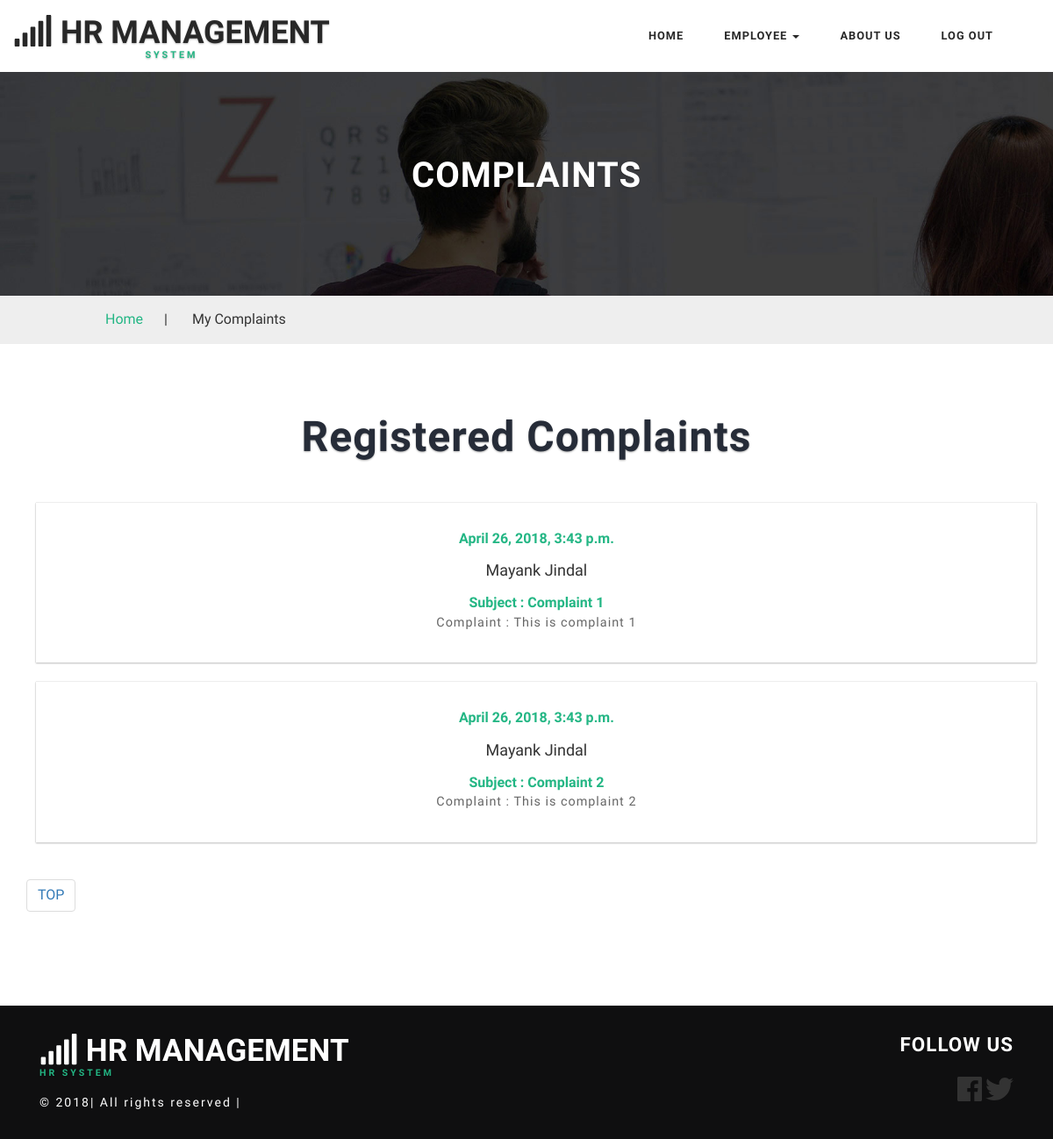
Screenshot of /HR/complaints/ (signed in) with the database file from the repository.
### HR/models.py (models this page shows, shortened)
class Complaints(models.Model):
    complaint = models.ForeignKey(User, on_delete=models.CASCADE)
    subject = models.TextField()
    date_time = models.DateTimeField()
    complaint_text = models.TextField()
    complainant = models.CharField(max_length=50)
    choice = (('0', 'Pending'), ('1', 'Resolved'))
    status = models.CharField(max_length=10, choices=choice)

### HR/views.py (the view)
def complaints(request):
    context = {}
    comp = []
    user = User.objects.get(username=request.user.username)
    if user.is_superuser:
        complaint = Complaints.objects.all()
        for i in complaint:
            comp.append(i)
    else:
        complaint = Complaints.objects.filter(complaint=user)
        for i in complaint:
            comp.append(i)
    context['complaints'] = comp
    return render(request, 'HR/complaints.html', context)

### HR/templates/HR/complaints.html (shortened to what this page needs)
<!DOCTYPE html>
<html>
{% load static %}
<head>
    <link href="{% static 'HR/bootstrap.css' %}" rel="stylesheet" type="text/css" media="all"/>
    <link href="{% static 'HR/style.css' %}" rel="stylesheet" type="text/css" media="all"/>
</head>
<body>
<div class="header" id="home">
    <div class="content white agile-info">
        <nav class="navbar navbar-default" role="navigation">
            <div class="container">
                <div class="navbar-header">
                    <a class="navbar-brand" href="{% url 'HR:home' %}">
                        <h1><span class="fa fa-signal" aria-hidden="true"></span> HR Management<label>System</label>
                        </h1>
                    </a>
                </div>
                <div class="collapse navbar-collapse" id="bs-example-navbar-collapse-1">
                    <nav class="link-effect-2" id="link-effect-2">
                        <ul class="nav navbar-nav">
                            <li><a href="{% url 'HR:home' %}" class="effect-3">Home</a></li>
                            {% if user.is_authenticated %}
                            {% if user.is_superuser %}
                             <li class="dropdown">
                                <a href="#" class="dropdown-toggle effect-3" data-toggle="dropdown">Admin<b
                                        class="caret"></b></a>
                                <ul class="dropdown-menu multi-column columns-2">
                                    <div class="row">
                                        <div class="col-sm-6">
                                            <ul class="multi-column-dropdown">
                                                <li><a href="{% url 'HR:dashboard' %}">Dashboard</a></li>
                                                <li class="divider"></li>
                                                <li  class="active"><a href="{% url 'HR:complaints' %}">Complaints</a></li>
                                                <li class="divider"></li>
                                                <li><a href="{% url 'HR:feedback' %}">Feedback</a></li>
                                            </ul>
                                        </div>
                                    </div>
                                </ul>
                            </li>
                            {% else %}
                            <li class="dropdown">
                                <a href="#" class="dropdown-toggle effect-3" data-toggle="dropdown">Employee <b
                                        class="caret"></b></a>
                            </li>
                            {% endif %}{% endif %}
                            <li><a href="{% url 'HR:about' %}" class="effect-3">About us</a></li>
                            {% if user.is_authenticated %}
                            <li><a href="{% url 'HR:logout' %}" class="effect-3">Log Out</a></li>
                            {% else %}
                            <li><a href="{% url 'HR:login' %}" class="effect-3">Log In</a></li>
                            {% endif %}
                        </ul>
                    </nav>
                </div>
            </div>
        </nav>
    </div>
</div>
	<div class="inner_page_agile">
		<h3>Complaints</h3>
	</div>
	<div class="services-breadcrumb_w3layouts">
		<div class="inner_breadcrumb">
			<ul class="short_w3ls"_w3ls>
				<li><a href="{% url 'HR:home' %}">Home</a><span>|</span></li>
				{% if user.is_superuser %}
                <li>Complaints</li>
                {% else %}
                <li>My Complaints</li>{% endif %}
			</ul>
		</div>
	</div>
	<div class="inner_content_info_agileits">
		<div class="container">
			<div class="tittle_head_w3ls">
				<h3 class="tittle">Registered Complaints</h3>
			</div>
			<div class="inner_sec_grids_info_w3ls">
				{% for c in complaints %}
                <div class="col-md-14 blog-grid one" style="width:100%">
					<div class="col-md-14-offset-2 events_info">
						<h5>{{c.date_time}}</h5>
						<h4>{{c.complainant}}</a></h4>
                        <h5>Subject : {{c.subject}}</h5>
						<p>Complaint : {{c.complaint_text}}</p>
					</div>
				</div>
                {% endfor %}
                <ul class="pagination paging w3-agileits-paging">
						<li>
							<a href="#" aria-label="TOP">TOP
					  </a>
					</ul>
			</div>
		</div>
	</div>
<div class="footer_w3ls">
    <div class="container">
        <div class="footer_bottom">
            <div class="col-md-9 footer_bottom_grid">
                <div class="footer_bottom1">
                    <a href="{% url 'HR:home' %}">
                        <h2><span class="fa fa-signal" aria-hidden="true"></span> HR MANAGEMENT <label>Hr SYSTEM</label>
                        </h2>
                    </a>
                    <p>© 2018| All rights reserved | <a href="http://w3layouts.com"></a></p>
                </div>
            </div>
            <div class="col-md-3 footer_bottom_grid">
                <h6>Follow Us</h6>
                <div class="social">
                    <ul>
                        <li><a href="https://www.facebook.com/akshay.garg.1481"><i class="fab fa-facebook fa-2x"></i></a></li>
                        <li><a href="https://twitter.com/MayankJindalMJ"><i class="fab fa-twitter fa-2x"></i></a></li>
                    </ul>
                </div>
            </div>
            <div class="clearfix"></div>
        </div>
    </div>
</div>
</body>
</html>

### HR/static/HR/style.css (style rules this page uses)
html, body { margin: 0; font-size: 100%; background: #fff; font-family: 'Work Sans', sans-serif; }
body a { text-decoration: none; transition: 0.5s all; -webkit-transition: 0.5s all; -moz-transition: 0.5s all; -o-transition: 0.5s all; -ms-transition: 0.5s all; }
h1, h2, h3, h4, h5, h6 { margin: 0; font-family: 'Work Sans', sans-serif; }
p { margin: 0; letter-spacing: 1px; font-size: 0.9em; }
ul { margin: 0; padding: 0; }
label { margin: 0; }
.content { margin: 0; padding: 0px; }
.navbar-nav { float: right; margin: 0; }
.content.white { background: #fff; padding: 1em 0; }
.navbar { position: relative; min-height: 50px; margin-bottom: 0!important; border: 1px solid transparent; }
.navbar-default { background-color: #fff; border-color: #fff; }
.navbar-brand { float: left; padding: 0!important; font-size: 18px; line-height: 0px!important; height: 0px!important; text-transform: uppercase; text-shadow: 0 1px 2px rgba(0, 0, 0, 0.29); }
.navbar-default a.navbar-brand h1 { color: #282828; font-weight: bold; }
.navbar-default .navbar-nav>li>a { color: #282828; font-size: 0.8em; letter-spacing: 1px; font-weight: 600; text-transform: uppercase; padding: 14px 8px; }
.navbar-nav>li>a { padding-top: 18px; padding-bottom: 15px; }
.navbar-default .navbar-brand label { color: #23B684; display: block; font-size: 0.3em; text-align: center; letter-spacing: 3px; }
.effect-3 { overflow: hidden; }
.effect-3:before { left: -1px; bottom: 0; width: 100%; height: 2px; background: #23B684; content: ''; position: absolute; transition: transform .5s ease; transform: translateX(-100%); -webkit-transform: translateX(-100%); -moz-transform: translateX(-100%); -o-transform: translateX(-100%); -ms-transform: translateX(-100%); }
.navbar-nav>li { float: left; margin: 0 15px; }
h3.tittle { color: #262c38; margin: 0; font-size: 3em; font-weight: 700; letter-spacing: 1px; text-align: center; text-shadow: 0 1px 2px rgba(0, 0, 0, 0.33); }
.inner_sec_grids_info_w3ls { margin-top: 4em; }
.inner_page_agile h3 { color: #fff; text-transform: uppercase; font-weight: 700; font-size: 2.5em; text-shadow: 0 1px 2px rgba(0, 0, 0, 0.29); letter-spacing: 1px; }
.services-breadcrumb_w3layouts { width: 100%; border: none; padding: 1em 0; background: #eee; }
.services-breadcrumb_w3layouts ul li span { padding: 0 1.5em; }
ul.short_w3ls { text-align: left; }
ul.short_w3ls li { list-style: none; display: inline-block; }
.inner_breadcrumb { width: 80%; margin: 0 auto; }
ul.short_w3ls li a { color: #23b684; text-decoration: none; }
.inner_content_info_agileits { padding: 6em 0; }
.blog-grid p { color: #666; line-height: 1.9em; padding: 0 1em; }
.events_info h4 { margin: 1em 0; }
.events_info { padding: 2em 1em; }
.blog-grid { text-align: center; background: #FFFFFF; box-shadow: 0 0px 1px rgb(168, 168, 168), 0 1px 2px rgba(0, 0, 0, .24); padding: 0; width: 31%; margin: 0 1%; }
.events_info h5 { font-size: 1em; font-weight: 600; color: #23b684; }
.blog-grid.one { margin-bottom: 1.4em; }
.footer_bottom1 a { display: inline-block; }
.footer_w3ls { background: #0f0f10; }
.footer_bottom_grid:nth-child(2) { float: right; text-align: right; }
.footer_bottom { padding: 2em 0; }
.footer_bottom h6 { color: #ffffff; font-size: 1.4em; letter-spacing: 1px; margin-bottom: 1em; text-transform: uppercase; font-weight: 700; }
.footer_bottom1 p { color: #fff; font-size: 14px; letter-spacing: 2px; margin-top: 1em; }
.social ul { padding: 0; margin: 0; }
.social ul li { display: inline-block; }
.social ul li a { color: #333; text-align: center; }
.footer_bottom1 label { color: #23B684; display: block; font-size: 0.3em; letter-spacing: 3px; }
.footer_bottom1 h2 { font-size: 2.2em; text-transform: uppercase; text-shadow: 0 1px 2px rgba(0, 0, 0, 0.29); color: #fff; font-weight: 700; }
@media (max-width:1366px) { .inner_sec_grids_info_w3ls { margin-top: 3em; } }
@media (max-width:1366px) { .inner_content_info_agileits, .banner-bottom, .services { padding: 5em 0; } }

### rows the page displays
Complaints: date_time "April 26, 2018, 3:43 p.m.", complainant "Mayank Jindal", subject "Complaint 1", complaint_text "This is complaint 1"
Complaints: date_time "April 26, 2018, 3:43 p.m.", complainant "Mayank Jindal", subject "Complaint 2", complaint_text "This is complaint 2"
